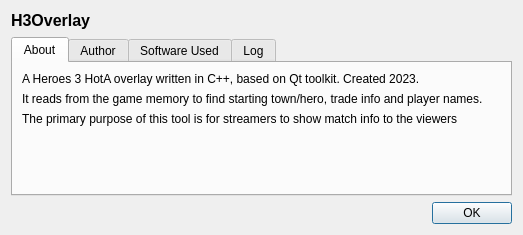
<?xml version="1.0" encoding="UTF-8"?>
<ui version="4.0">
 <class>AboutWindow</class>
 <widget class="QDialog" name="AboutWindow">
  <property name="geometry">
   <rect>
    <x>0</x>
    <y>0</y>
    <width>523</width>
    <height>235</height>
   </rect>
  </property>
  <property name="windowTitle">
   <string>About</string>
  </property>
  <layout class="QVBoxLayout" name="verticalLayout">
   <item>
    <layout class="QHBoxLayout" name="horizontalLayout">
     <item>
      <widget class="QLabel" name="label_2">
       <property name="text">
        <string>&lt;html&gt;&lt;head/&gt;&lt;body&gt;&lt;p&gt;&lt;span style=&quot; font-size:12pt; font-weight:700;&quot;&gt;H3Overlay&lt;/span&gt;&lt;/p&gt;&lt;/body&gt;&lt;/html&gt;</string>
       </property>
      </widget>
     </item>
     <item>
      <widget class="QLabel" name="appVersionLabel">
       <property name="font">
        <font>
         <pointsize>12</pointsize>
        </font>
       </property>
       <property name="text">
        <string/>
       </property>
      </widget>
     </item>
     <item>
      <spacer name="horizontalSpacer">
       <property name="orientation">
        <enum>Qt::Horizontal</enum>
       </property>
       <property name="sizeHint" stdset="0">
        <size>
         <width>40</width>
         <height>20</height>
        </size>
       </property>
      </spacer>
     </item>
    </layout>
   </item>
   <item>
    <widget class="QTabWidget" name="tabWidget">
     <property name="currentIndex">
      <number>0</number>
     </property>
     <widget class="QWidget" name="tab">
      <attribute name="title">
       <string>About</string>
      </attribute>
      <layout class="QVBoxLayout" name="verticalLayout_2">
       <item>
        <widget class="QLabel" name="label">
         <property name="text">
          <string>A Heroes 3 HotA overlay written in C++, based on Qt toolkit. Created 2023.</string>
         </property>
        </widget>
       </item>
       <item>
        <widget class="QLabel" name="label_12">
         <property name="text">
          <string>It reads from the game memory to find starting town/hero, trade info and player names.</string>
         </property>
        </widget>
       </item>
       <item>
        <widget class="QLabel" name="label_3">
         <property name="text">
          <string>The primary purpose of this tool is for streamers to show match info to the viewers</string>
         </property>
        </widget>
       </item>
       <item>
        <spacer name="verticalSpacer">
         <property name="orientation">
          <enum>Qt::Vertical</enum>
         </property>
         <property name="sizeHint" stdset="0">
          <size>
           <width>20</width>
           <height>40</height>
          </size>
         </property>
        </spacer>
       </item>
      </layout>
     </widget>
     <widget class="QWidget" name="tab_2">
      <attribute name="title">
       <string>Author</string>
      </attribute>
      <layout class="QFormLayout" name="formLayout">
       <item row="0" column="0">
        <widget class="QLabel" name="label_4">
         <property name="text">
          <string>Name:</string>
         </property>
        </widget>
       </item>
       <item row="0" column="1">
        <widget class="QLabel" name="label_5">
         <property name="text">
          <string>Grek</string>
         </property>
        </widget>
       </item>
       <item row="1" column="0">
        <widget class="QLabel" name="label_6">
         <property name="text">
          <string>Nationality: </string>
         </property>
        </widget>
       </item>
       <item row="1" column="1">
        <widget class="QLabel" name="label_7">
         <property name="text">
          <string>Sweden</string>
         </property>
        </widget>
       </item>
       <item row="2" column="0">
        <widget class="QLabel" name="label_8">
         <property name="text">
          <string>Email:</string>
         </property>
        </widget>
       </item>
       <item row="2" column="1">
        <widget class="QLabel" name="label_9">
         <property name="text">
          <string>gitgrek@gmail.com</string>
         </property>
        </widget>
       </item>
       <item row="5" column="0">
        <widget class="QLabel" name="label_13">
         <property name="text">
          <string>Thanks to:</string>
         </property>
        </widget>
       </item>
       <item row="5" column="1">
        <widget class="QLabel" name="label_14">
         <property name="text">
          <string>Lexiav for testing</string>
         </property>
        </widget>
       </item>
       <item row="3" column="0">
        <widget class="Line" name="line">
         <property name="orientation">
          <enum>Qt::Horizontal</enum>
         </property>
        </widget>
       </item>
       <item row="4" column="1">
        <widget class="Line" name="line_2">
         <property name="orientation">
          <enum>Qt::Horizontal</enum>
         </property>
        </widget>
       </item>
      </layout>
     </widget>
     <widget class="QWidget" name="tab_3">
      <attribute name="title">
       <string>Software Used</string>
      </attribute>
      <layout class="QFormLayout" name="formLayout_2">
       <item row="0" column="0">
        <widget class="QLabel" name="label_10">
         <property name="text">
          <string>Qt:</string>
         </property>
        </widget>
       </item>
       <item row="0" column="1">
        <widget class="QLabel" name="qtVersionLabel">
         <property name="text">
          <string/>
         </property>
        </widget>
       </item>
       <item row="1" column="0">
        <widget class="QLabel" name="label_11">
         <property name="text">
          <string>G++</string>
         </property>
        </widget>
       </item>
       <item row="1" column="1">
        <widget class="QLabel" name="gccVersionLabel">
         <property name="text">
          <string/>
         </property>
        </widget>
       </item>
      </layout>
     </widget>
     <widget class="QWidget" name="tab_4">
      <attribute name="title">
       <string>Log</string>
      </attribute>
      <layout class="QVBoxLayout" name="verticalLayout_3">
       <property name="leftMargin">
        <number>1</number>
       </property>
       <property name="topMargin">
        <number>1</number>
       </property>
       <property name="rightMargin">
        <number>1</number>
       </property>
       <property name="bottomMargin">
        <number>1</number>
       </property>
       <item>
        <widget class="QTextEdit" name="textEdit">
         <property name="readOnly">
          <bool>true</bool>
         </property>
        </widget>
       </item>
       <item>
        <widget class="QCheckBox" name="debugCheckBox">
         <property name="text">
          <string>Debug</string>
         </property>
        </widget>
       </item>
      </layout>
     </widget>
    </widget>
   </item>
   <item>
    <widget class="QDialogButtonBox" name="buttonBox">
     <property name="orientation">
      <enum>Qt::Horizontal</enum>
     </property>
     <property name="standardButtons">
      <set>QDialogButtonBox::Ok</set>
     </property>
    </widget>
   </item>
  </layout>
 </widget>
 <resources/>
 <connections>
  <connection>
   <sender>buttonBox</sender>
   <signal>accepted()</signal>
   <receiver>AboutWindow</receiver>
   <slot>accept()</slot>
   <hints>
    <hint type="sourcelabel">
     <x>480</x>
     <y>212</y>
    </hint>
    <hint type="destinationlabel">
     <x>365</x>
     <y>232</y>
    </hint>
   </hints>
  </connection>
 </connections>
</ui>
